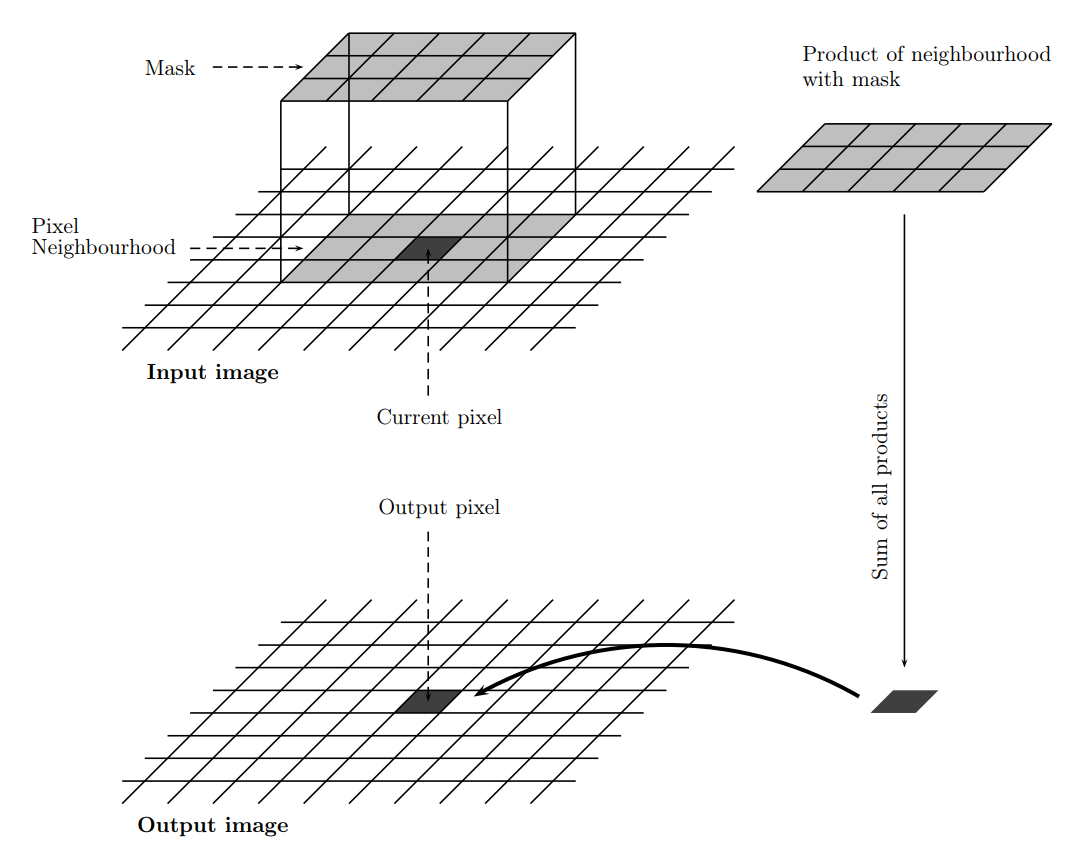
#> input picture Session2/images/spatial.png, 1081 x 849 px, given in place of dog2.JPG, which was not available
$ jupyter execute tasks1.ipynb   (shell and % lines are left out)   (text cells are left out)
#> lines starting #> are read from the running program, lines starting #| are printed output that depends on the picture; pictures that were not available may be replaced by others from this repository, and a replacement may not be noted
[cell 1]
import cv2 as cv
import sys
import numpy as np
import matplotlib.pyplot as plt

# Your code here
path = r'C:\Users\habib\OneDrive\Desktop\gettingintoit\skyexperts CV training\Session1\images\dog2.JPG'
# Read in BGR
img_def= cv.imread(path)
#> img_def is the input picture: shape (849, 1081, 3); mean B, G, R 242.5, 242.5, 242.5

# Read in Grayscale
img_grey= cv.imread(path, 0) #0 is the flag for greyscale display, 1 is the default for bgr
#> img_grey: shape (849, 1081); min 0, max 255, mean 242.5

# Display both using cv.imshow() or plt.imshow()
cv.imshow("dog image", img_def)
cv.waitKey(3000)
cv.destroyAllWindows

cv.imshow("grey dog image", img_grey)
cv.waitKey(3000)

cv.destroyAllWindows()

[cell 2]
# Your code here
# Load image
path= r'C:\Users\habib\OneDrive\Desktop\gettingintoit\skyexperts CV training\Session1\images\dog.jpg'
img=cv.imread(path)
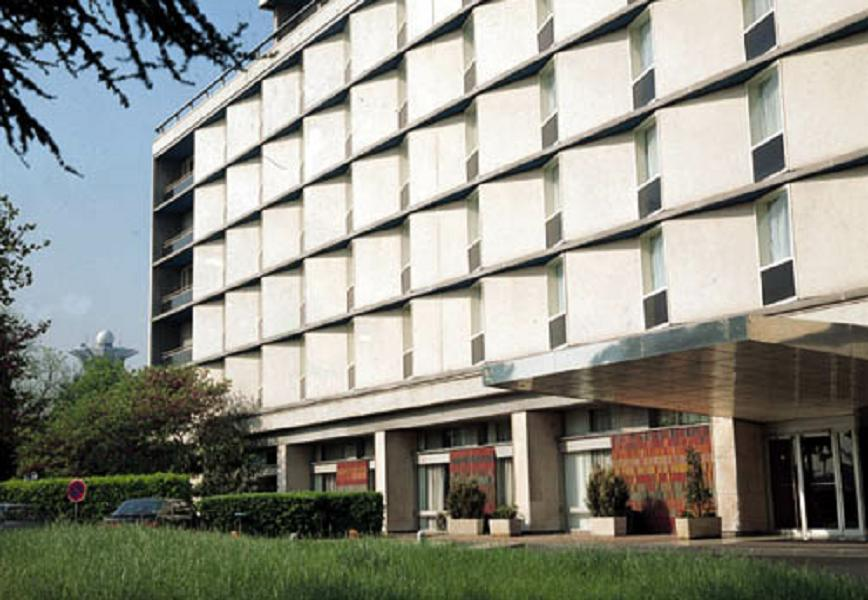
#> input picture Session2/images/building.jpg, 868 x 600 px, given in place of dog.jpg, which was not available
#> img is the input picture: shape (600, 868, 3); mean B, G, R 133.7, 143.6, 142.9

# Downscale to 60%
h, w, _ = img.shape #notice that this method returns the heigth first (numpy)
#> h = 600; w = 868
                     #while opencv will read the width first, so the dim variable tuple starts with w then h

d_scale=60

dh= int (d_scale* h/100)
#> dh = 360
dw= int (w* d_scale/100)
#> dw = 520
ddim=(dw, dh)
#> ddim = (520, 360)

down= cv.resize(img, ddim, interpolation=cv.INTER_AREA)
# Upscale to 200%

u_scale=200
uh= int(h*u_scale /100)
#> uh = 1200
uw= int(w*u_scale /100)
#> uw = 1736
udim=(uw, uh)
#> udim = (1736, 1200)
up=cv.resize(img, udim)


# Display all three
cv.imshow('down scaled', down)
cv.waitKey(2000)

cv.imshow('up scaled', up)
cv.waitKey(2000)

cv.destroyAllWindows()

[cell 3]
# Your code here
resized_w= (100, h)
#> resized_w = (100, 600)
resized_h= (w, 200)
#> resized_h = (868, 200)
both_resized= (200, 200)

resized_img_w= cv.resize(img, resized_w, interpolation=cv.INTER_AREA)
resized_img_h= cv.resize(img, resized_h, interpolation=cv.INTER_AREA)
resized_img_both =cv.resize(img, both_resized, interpolation=cv.INTER_AREA)
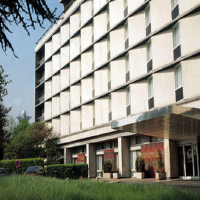
#> resized_img_both: shape (200, 200, 3); mean B, G, R 133.7, 143.6, 142.9

cv.imshow('w resized', resized_img_w)
cv.waitKey(1000)

cv.imshow('h resized', resized_img_h)
cv.waitKey(1000)

cv.imshow('both dimensions resized', resized_img_both)
cv.waitKey(1000)

cv.imshow('original', img)
cv.waitKey(4000)


cv.destroyAllWindows()

[cell 4]
# Your code here
up_x= up_y= 1.2
down_x=down_y=0.6

#scaled up
cv.imshow(
      'up scaled image',
       cv.resize(img, None, fx= up_x, fy= up_y, interpolation=cv.INTER_LINEAR)
       )
cv.waitKey(500)

#scaled down
cv.imshow(
    'down scaled image',
    cv.resize(img, None, fx= down_x, fy= down_y, interpolation=cv.INTER_LINEAR)
)
cv.waitKey(500)

[cell 5]
# Experiment with interpolations
cv.imshow(
      'up scaled image',
       cv.resize(img, None, fx= up_x, fy= up_y, interpolation=cv.INTER_NEAREST)
       )
cv.waitKey(500)

#scaled down
cv.imshow(
    'down scaled image',
    cv.resize(img, None, fx= down_x, fy= down_y, interpolation=cv.INTER_NEAREST)
)
cv.waitKey(500)

cv.imshow('original', img)
cv.waitKey(5000)

cv.destroyAllWindows()

[cell 6]
# Your code here
cropped= img[20:200, 50:200]
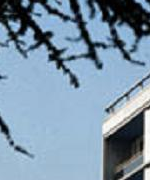
#> cropped: shape (180, 150, 3); mean B, G, R 167.6, 147.6, 124.6
cv.imshow('cropped image', cropped)
cv.waitKey(2000)
cv.destroyAllWindows()

[cell 7]
rows, cols = 2, 2
#basic problem solving:
chunks = []
for i in range(rows):
    y_start = i * h // rows
    y_end = (i + 1) * h // rows
    row_pieces = []
    for j in range(cols):
        x_start = j * w // cols
        x_end = (j + 1) * w // cols
        row_pieces.append(img[y_start:y_end, x_start:x_end])
    chunks.append(row_pieces)
#> after the loop, chunks = 2 items

# Display each
for i in range(rows):
    for j in range(cols):
        cv.imshow(f'chunk {i},{j}', chunks[i][j])
#> this loop made 2 passes
#> pass 1, `cv.imshow(f'chunk {i},{j}', chunks[i][j])`:
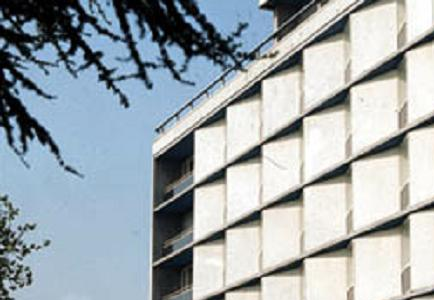
#> window 'chunk 0,0': shape (300, 434, 3); mean B, G, R 175.7, 170.8, 162
#> pass 1, `cv.imshow(f'chunk {i},{j}', chunks[i][j])`:
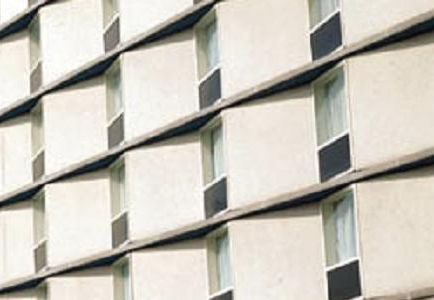
#> window 'chunk 0,1': shape (300, 434, 3); mean B, G, R 185.7, 195.3, 199.4
#> pass 2, `cv.imshow(f'chunk {i},{j}', chunks[i][j])`:
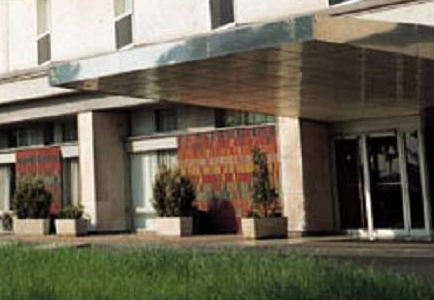
#> window 'chunk 1,1': shape (300, 434, 3); mean B, G, R 85.4, 102, 108.3

stitched = np.vstack([np.hstack(row_pieces) for row_pieces in chunks])

cv.imshow('stitched', stitched)
print("same as original:", np.array_equal(stitched, img))
#| same as original: True

cv.waitKey(4000)
cv.destroyAllWindows()

[cell 8]
# Your code here
# Calculate center
center= (w/2, h/2)
#> center = (434, 300)

rot_mat_45 =cv.getRotationMatrix2D(center=center, angle=45, scale=1)
#> rot_mat_45 = [[0.707, 0.707, -85.02], [-0.707, 0.707, 394.8]]
rot_mat_90=cv.getRotationMatrix2D(center=center, angle=90, scale=1)
#> rot_mat_90 = [[6.12e-17, 1, 134], [-1, 6.12e-17, 734]]
rot_mat_180=cv.getRotationMatrix2D(center=center, angle=180, scale=1)
#> rot_mat_180 = [[-1, 1.22e-16, 868], [-1.22e-16, -1, 600]]


# For each angle: get matrix, warp, display
rot_45= cv.warpAffine(img, rot_mat_45, (w, h))
rot_90= cv.warpAffine(img, rot_mat_90, (w, h))
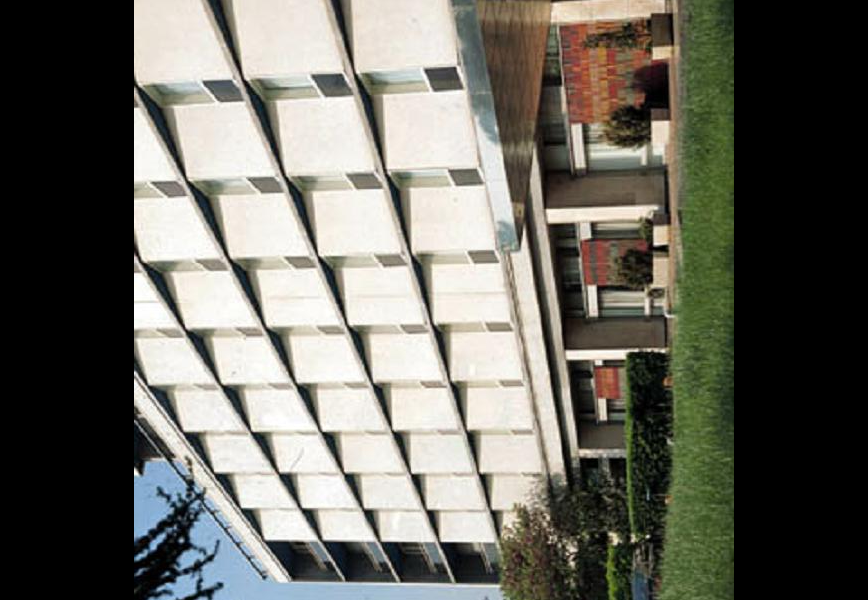
#> rot_90: shape (600, 868, 3); mean B, G, R 98.1, 106.3, 107.4
rot_180=cv.warpAffine(img, rot_mat_180, (w, h))
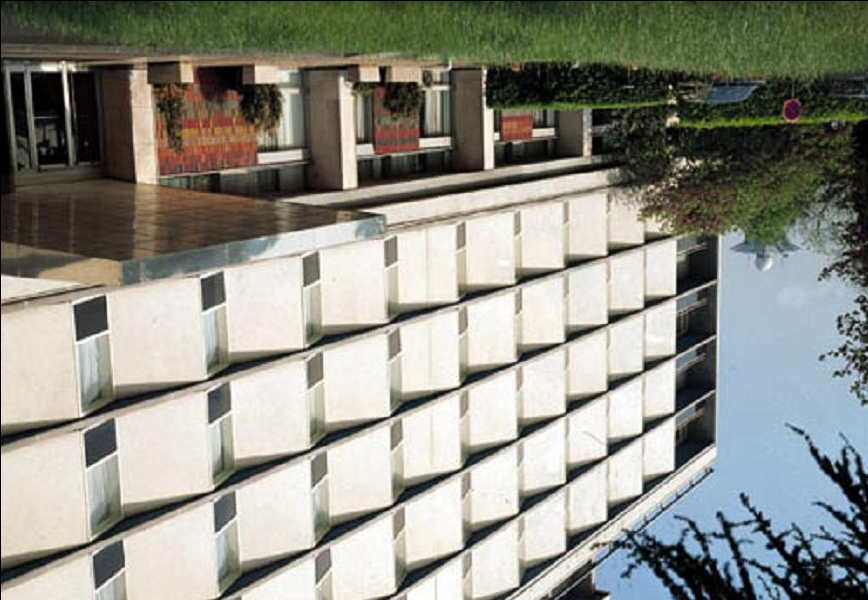
#> rot_180: shape (600, 868, 3); mean B, G, R 133.4, 143.3, 142.6

cv.imshow("45", rot_45)
cv.imshow("90", rot_90)
cv.imshow("180", rot_180)

cv.waitKey(3000)
cv.destroyAllWindows()

[cell 9]
# Your code here
rot_mat_45 =cv.getRotationMatrix2D(center=center, angle=45, scale=0.5)
#> rot_mat_45 = [[0.354, 0.354, 174.5], [-0.354, 0.354, 347.4]]
rot_45= cv.warpAffine(img, rot_mat_45, (w, h))
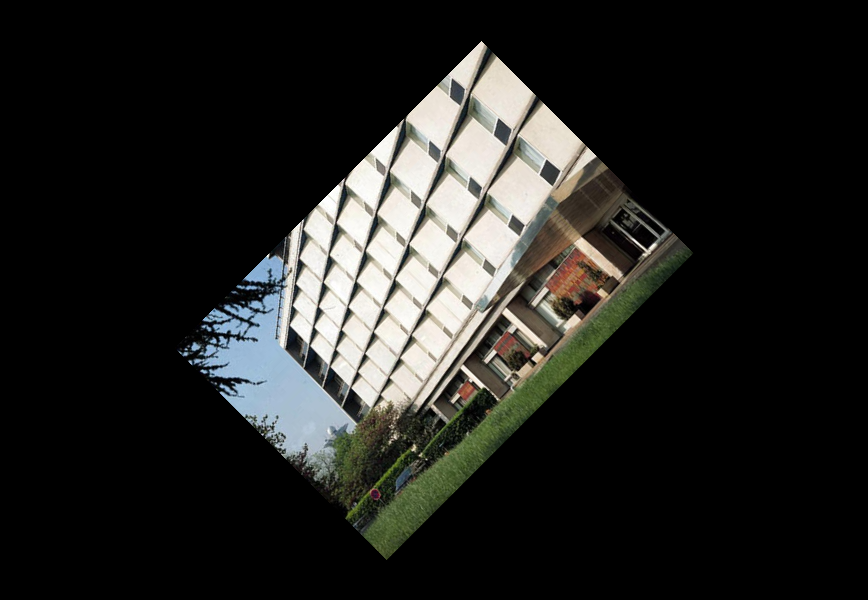
#> rot_45: shape (600, 868, 3); mean B, G, R 33.4, 35.9, 35.7
cv.imshow("45", rot_45)
cv.waitKey(3000)
cv.destroyAllWindows()

[cell 10]
# Your code here
path2= r'C:\Users\habib\OneDrive\Desktop\gettingintoit\skyexperts CV training\Session2\images\dogBGR.jpg'
img2= cv.imread(path2)
cv.imshow('dog', img2)
cv.waitKey(2000)
cv.destroyAllWindows()
# Use cv.cvtColor()
img2_rgb = cv.cvtColor(img2, cv.COLOR_BGR2RGB)
cv.imshow('dog', img2_rgb)
plt.imshow(img2_rgb)
cv.waitKey(2000)
cv.destroyAllWindows()

[cell 11]
# Your code here
# Use cv2.blur
blured=cv.blur(img2, (5, 5))
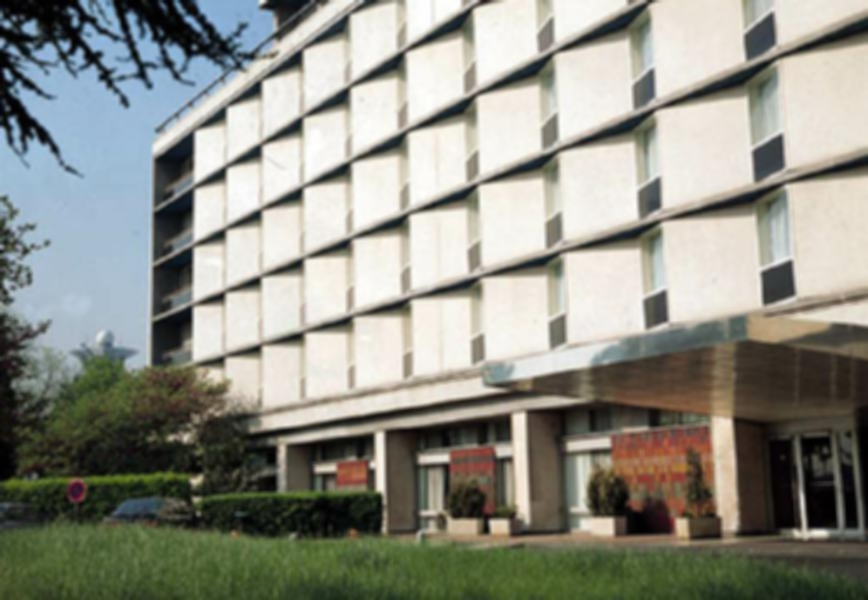
#> blured: shape (600, 868, 3); mean B, G, R 133.7, 143.6, 142.9
# Define sharpen kernel, use cv.filter2D()
k_mild = np.array([[0, -1, 0],
                   [-1, 5, -1],
                   [0, -1, 0]])

k_strong = np.array([[0, -2, 0],
                     [-2, 9, -2],
                     [0, -2, 0]])
sharp_mild = cv.filter2D(blured, -1, k_mild)
sharp_strong = cv.filter2D(blured, -1, k_strong)

cv.imshow('blured', blured)
cv.imshow('mild', sharp_mild)
cv.imshow('strong', sharp_strong)

cv.waitKey(3000)
cv.destroyAllWindows()

[cell 12]
# Your code here
def add_salt_pepper_noise(image, density=0.05):
    # Implement using random pixels set to 0 or 255
    pass

# Apply to an image and display

[cell 13]
# Your code here

[cell 14]
# Your code here
def adaptive_median_filter(image, max_size=7):
    # Implement logic: for each pixel, start with small window, increase if needed
    pass

# Test on noisy image

[cell 15]
# Your code here
def custom_bilateral_filter(image, diameter, sigma_color, sigma_space):
    # Implement using nested loops or vectorized (efficiently)
    # For each pixel, compute weighted sum based on distance and intensity diff
    pass

# Apply to image, display, and compare with OpenCV's version

[cell 16]
# To read video from camera example:

camera_id = 0
delay = 400
window_name = 'frame'

cap = cv.VideoCapture(camera_id)

if not cap.isOpened():
    sys.exit()

while cap.isOpened():
    ret, frame = cap.read()
    if not ret:
        break

    cv.imshow(window_name, frame)
    if cv.waitKey(delay) & 0xFF == ord('q'):
#> (key q is pressed here)
